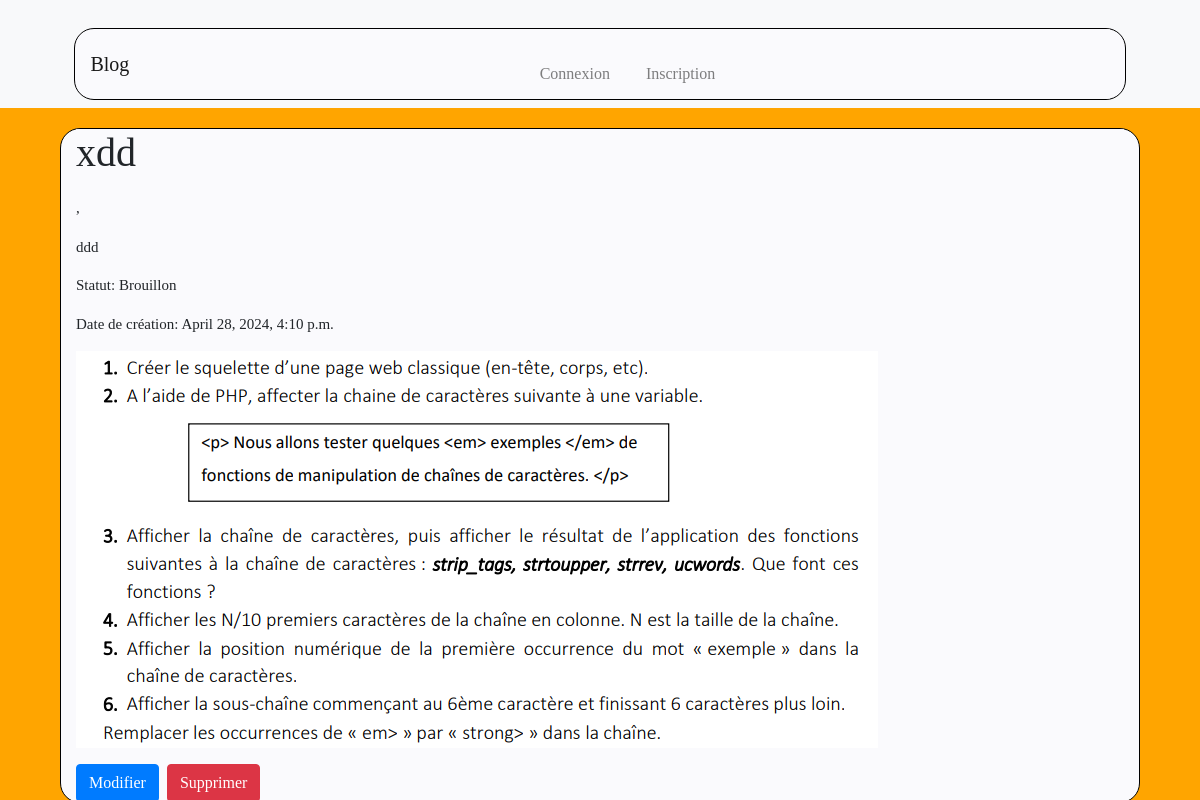
The app's page /blog/2/ with its own data.
### blog/models.py (models this page shows, shortened)
class Post(models.Model):
    title = models.CharField(max_length=200, unique=True)
    slug = models.SlugField(max_length=200, unique=True)
    author = models.ForeignKey(User, on_delete=models.CASCADE, related_name='blog_posts')
    updated_on = models.DateTimeField(auto_now=True)
    content = models.TextField()
    created_on = models.DateTimeField(auto_now_add=True)
    status = models.IntegerField(choices=STATUS, default=0)
    image = models.ImageField(upload_to='media/', blank=True)
    class Meta:
        ordering = ['-created_on']

### blog/views.py (the view)
# urls.py: path('<int:pk>/', DetailPoste.as_view(), name='detail_poste'),
class DetailPoste(DetailView):
    model = Post
    template_name = 'blog/detail_poste.html'

### blog/templates/blog/detail_poste.html (shortened to what this page needs)
{% extends 'blog/basee.html' %}
{% block content %}
    <h1>{{ object.title }}</h1>
    <p>{{ user.username }},</p>
    <p>{{ object.content }}</p>
    <p>Statut: {{ object.get_status_display }}</p>
    <p>Date de création: {{ object.created_on }}</p>
    {% if object.image %}
        <img src="{{ object.image.url }}" alt="{{ object.title }}" class="post-image">
    {% endif %}
    <div class="mt-3">
        <a href="{% url 'modifier_poste' pk=object.pk %}" class="btn btn-primary mr-2 float-left">Modifier</a>
        <a href="{% url 'supprimer_poste' pk=object.pk %}" class="btn btn-danger">Supprimer</a>
    </div>
{% endblock %}

### blog/templates/blog/basee.html (style rules this page uses)
* { margin: 0; padding: 0; box-sizing: border-box; background-color: #fafafd; font-family: "poppins"; }
body { width: 100%; margin: 0; padding: 0; font-family: "poppins"; }
h1 { margin-bottom: 20px; }
p { font-size: 15px; }

### blog/templates/blog/detail_poste.html (style rules this page uses)
body { background-color: orange; }

### records on screen
Post: title "xdd", content "ddd", status "Brouillon", created_on "April 28, 2024, 4:10 p.m.", image (picture)
